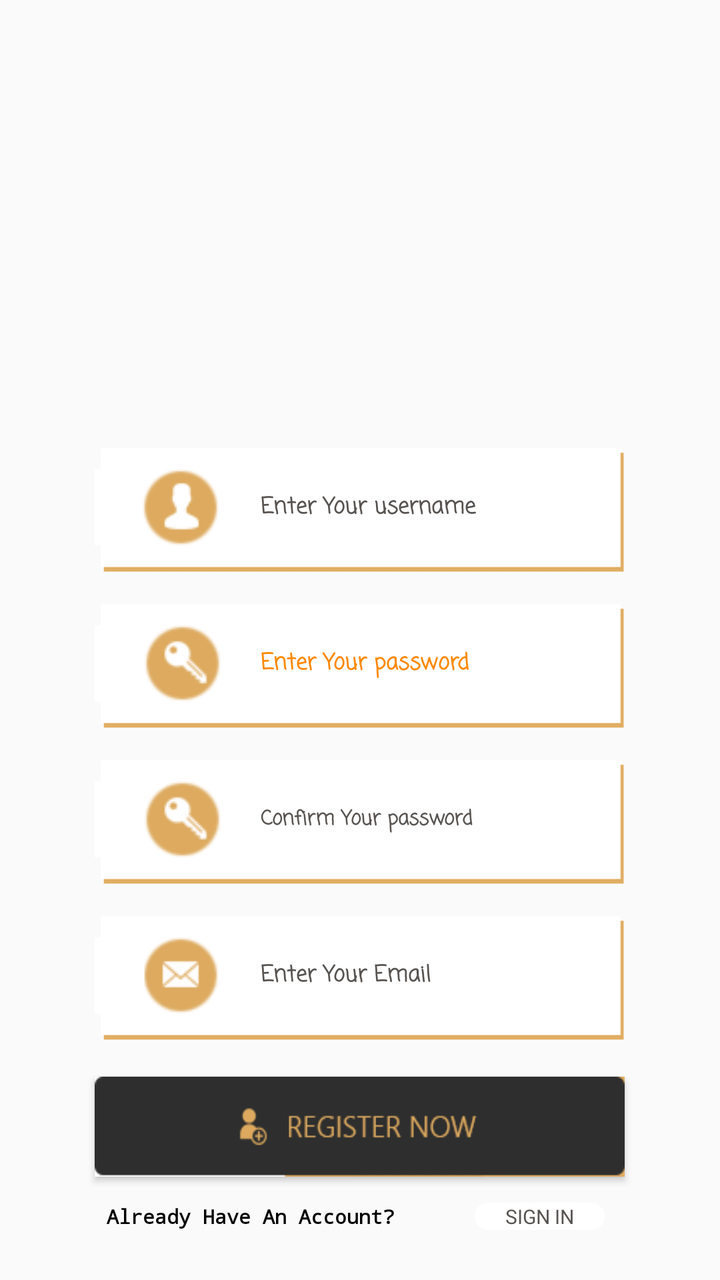
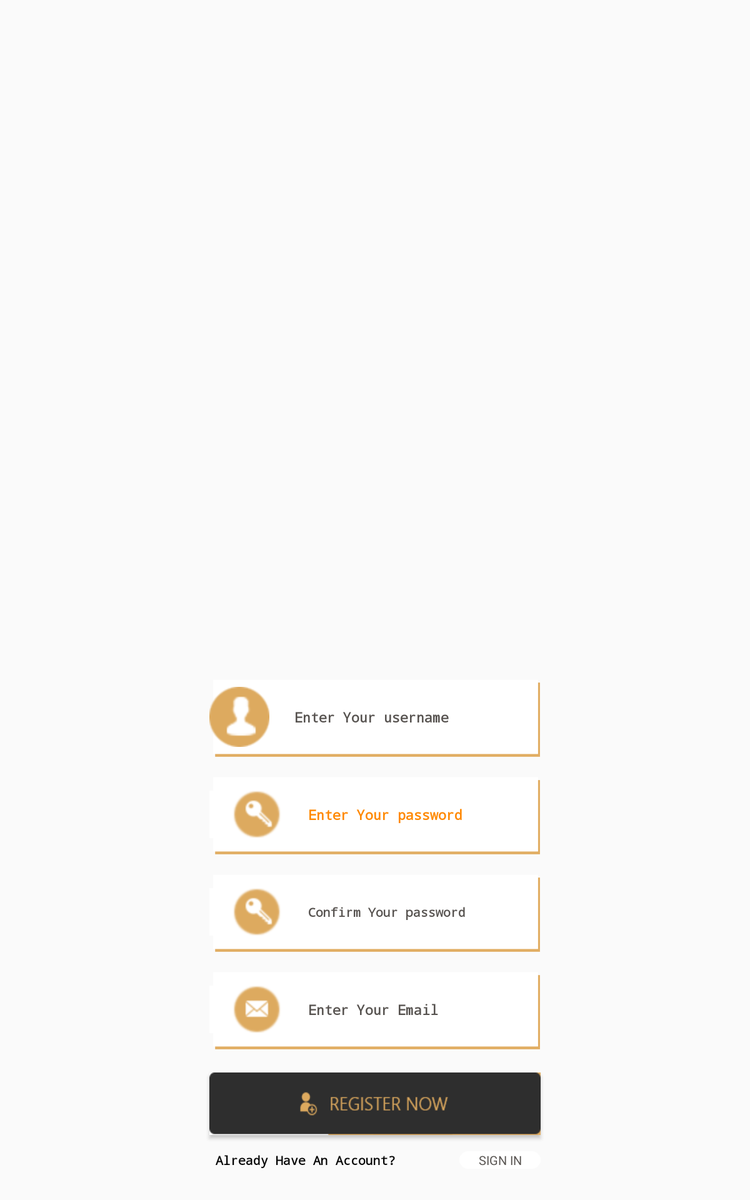

First picture: res/layout/ on a phone held upright. Second picture: the repository's own variant of that layout, on a device whose configuration matches the variant's folder. Source for both follows.
<!-- AndroidManifest.xml: application theme AppTheme -->
<!-- res/layout/activity_signup.xml -->
<?xml version="1.0" encoding="utf-8"?>
<RelativeLayout xmlns:android="http://schemas.android.com/apk/res/android"
    xmlns:tools="http://schemas.android.com/tools"
    android:id="@+id/activity_signup"
    android:layout_width="match_parent"
    android:layout_height="match_parent"
    tools:context="com.example.dell.furcatcher1.signup"

    android:background="@drawable/backgroundformedium">


    <TextView
        android:layout_height="wrap_content"
        android:inputType="text"
        android:ems="2"
        android:id="@+id/signupflag"
        android:text="Already Have An Account? "
        android:fontFamily="monospace"
        android:gravity="left|center"
        android:textColor="@android:color/black"
        android:textSize="10sp"
        android:textColorHint="@android:color/black"
        android:textStyle="bold"
        android:layout_marginBottom="25dp"
        android:layout_width="250dp"
        android:layout_alignParentBottom="true"
        android:layout_alignRight="@+id/ev"
        android:layout_alignEnd="@+id/ev"
        android:layout_alignLeft="@+id/email"
        android:layout_alignStart="@+id/email"
        android:paddingLeft="6dp" />

    <EditText
        android:layout_height="65dp"
        android:inputType="textEmailAddress"
        android:ems="10"
        android:id="@+id/email"
        android:drawableLeft="@drawable/email"
        android:drawablePadding="20dp"
        android:background="@drawable/bo"
        android:fontFamily="casual"
        android:gravity="left|center_vertical"
        android:textColor="@color/colorAccent"
        android:textSize="11sp"
        android:hint="Enter Your Email"
        android:textColorHint="@color/colorAccent"
        android:textStyle="bold"
        android:foreground="@drawable/shape2"
        android:layout_width="265dp"
        android:layout_marginBottom="18dp"
        android:layout_above="@+id/Register"
        android:layout_alignLeft="@+id/cPassword"
        android:layout_alignStart="@+id/cPassword" />

    <TextView
        android:layout_width="wrap_content"
        android:layout_height="wrap_content"
        android:id="@+id/cpv"
        android:background="@drawable/hello"
        android:layout_alignBaseline="@+id/cPassword"
        android:layout_alignBottom="@+id/cPassword"
        android:layout_alignLeft="@+id/uv"
        android:layout_alignStart="@+id/uv"
        android:alpha="0" />

    <EditText
        android:layout_height="65dp"
        android:inputType="textPassword"
        android:ems="10"
        android:id="@+id/passwordLogin"
        android:drawableLeft="@drawable/pass"
        android:drawablePadding="20dp"
        android:fontFamily="casual"
        android:background="@drawable/bo"
        android:foreground="@drawable/shape2"
        android:textColorHint="#ffff8800"
        android:hint="Enter Your password"
        android:textSize="11sp"
        android:textStyle="bold"
        android:textColor="#ffff8800"

        android:layout_width="265dp"
        android:layout_above="@+id/cPassword"
        android:layout_alignLeft="@+id/username"
        android:layout_alignStart="@+id/username"
        android:layout_marginBottom="13dp" />

    <Button
        android:id="@+id/Register"
        android:background="@drawable/bt"
        android:layout_width="265dp"
        android:layout_height="50dp"
        android:layout_marginBottom="13dp"
        android:layout_above="@+id/signupflag"
        android:layout_alignLeft="@+id/signupflag"
        android:layout_alignStart="@+id/signupflag" />

    <TextView
        android:layout_width="wrap_content"
        android:layout_height="wrap_content"
        android:id="@+id/ev"
        android:background="@drawable/hello"
        android:layout_alignBaseline="@+id/email"
        android:layout_alignBottom="@+id/email"
        android:layout_alignLeft="@+id/cpv"
        android:layout_alignStart="@+id/cpv"
        android:alpha="0" />

    <TextView
        android:layout_width="wrap_content"
        android:layout_height="wrap_content"
        android:id="@+id/pv"
        android:background="@drawable/hello"
        android:layout_alignBaseline="@+id/passwordLogin"
        android:layout_alignBottom="@+id/passwordLogin"
        android:layout_toRightOf="@+id/passwordLogin"
        android:layout_toEndOf="@+id/passwordLogin"
        android:layout_marginLeft="11dp"
        android:layout_marginStart="11dp"
        android:alpha="0" />

    <TextView
        android:layout_width="wrap_content"
        android:layout_height="wrap_content"
        android:id="@+id/uv"
        android:background="@drawable/hello"
        android:layout_alignBaseline="@+id/username"
        android:layout_alignBottom="@+id/username"
        android:layout_alignLeft="@+id/pv"
        android:layout_alignStart="@+id/pv"
        android:alpha="0" />

    <EditText
        android:inputType="textPersonName"
        android:ems="10"
        android:id="@+id/username"
        android:drawablePadding="20dp"
        android:background="@drawable/bo"
        android:fontFamily="casual"
        android:gravity="left|center_vertical"
        android:textColor="@color/colorAccent"
        android:textSize="11sp"
        android:hint="Enter Your username"
        android:textColorHint="@color/colorAccent"
        android:textStyle="bold"
        android:alpha="1"
        android:foreground="@drawable/shape2"
        android:layout_height="65dp"
        android:drawableLeft="@drawable/user"
        android:layout_width="265dp"
        android:layout_marginBottom="13dp"
        android:layout_above="@+id/passwordLogin"
        android:layout_alignLeft="@+id/cPassword"
        android:layout_alignStart="@+id/cPassword" />

    <TextView
        android:text="SIGN IN"
        android:layout_height="wrap_content"
        android:id="@+id/flag"
        android:textSize="10sp"
        android:background="@drawable/round"
        android:textColor="@color/colorAccent"
        android:gravity="center"
        android:layout_width="65dp"
        android:layout_alignBaseline="@+id/signupflag"
        android:layout_alignBottom="@+id/signupflag"
        android:layout_toLeftOf="@+id/pv"
        android:layout_toStartOf="@+id/pv"
        android:layout_marginRight="10dp"
        android:layout_marginEnd="10dp" />

    <EditText
        android:layout_height="65dp"
        android:inputType="textPassword"
        android:ems="10"
        android:id="@+id/cPassword"
        android:drawableLeft="@drawable/pass"
        android:drawablePadding="20dp"
        android:fontFamily="casual"
        android:gravity="left|center_vertical"
        android:background="@drawable/bo"
        android:foreground="@drawable/shape2"
        android:textColorHint="@color/colorAccent"
        android:hint="Confirm Your password"
        android:textSize="10sp"
        android:textStyle="bold"
        android:textColor="@color/colorAccent"
        android:layout_width="265dp"
        android:layout_marginBottom="13dp"
        android:layout_above="@+id/email"
        android:layout_centerHorizontal="true" />

</RelativeLayout>
<!-- resources referenced by this layout -->
<resources>
  <color name="colorAccent">#575350</color>
  <!-- drawable bo: png bitmap (drawable, 1454 bytes) -->
  <!-- drawable bt: png bitmap (drawable, 2701 bytes) -->
  <!-- drawable email: png bitmap (drawable, 1411 bytes) -->
  <!-- drawable hello: png bitmap (drawable, 328 bytes) -->
  <!-- drawable pass: png bitmap (drawable, 1582 bytes) -->
  <!-- drawable round (drawable) -->
  <?xml version="1.0" encoding="utf-8"?>
  <shape xmlns:android="http://schemas.android.com/apk/res/android">
      <solid android:color="#FFFFFF"/>
      <stroke android:width="3dip" android:color="#FFFFFF" />
      <corners android:radius="50dp"/>
      <padding android:left="0dip" android:top="0dip" android:right="0dip" android:bottom="0dip" />
  </shape>
  <!-- drawable shape2 (drawable) -->
  <?xml version="1.0" encoding="utf-8"?>
  <shape xmlns:android="http://schemas.android.com/apk/res/android"
      android:shape="rectangle">
      <gradient
          android:angle="90"
          android:startColor="#ffff8800"
          android:centerColor="@android:color/transparent"
          android:centerX="0.06" />
  </shape>
  <!-- drawable user: png bitmap (drawable, 1085 bytes) -->
  <style name="AppTheme" parent="Theme.AppCompat.Light">
          
          <item name="colorPrimary">@color/colorPrimary</item>
          <item name="colorPrimaryDark">@color/colorPrimaryDark</item>
          <item name="colorAccent">@color/colorAccent</item>
      </style>
  <color name="colorPrimary">#ab8848</color>
  <color name="colorPrimaryDark">#303F9F</color>
</resources>
<!-- res/layout-large/activity_signup.xml (the repository's variant of the layout above) -->
<!-- drawn on a 7-inch tablet held upright -->
<?xml version="1.0" encoding="utf-8"?>
<RelativeLayout xmlns:android="http://schemas.android.com/apk/res/android"
    xmlns:tools="http://schemas.android.com/tools"
    android:id="@+id/activity_signup"
    android:layout_width="match_parent"
    android:layout_height="match_parent"
    tools:context="com.example.dell.furcatcher1.signup"

    android:background="@drawable/backgroundforlarge">


    <TextView
        android:layout_height="wrap_content"
        android:inputType="text"
        android:ems="2"
        android:id="@+id/signupflag"
        android:text="Already Have An Account? "
        android:fontFamily="monospace"
        android:gravity="left|center"
        android:textColor="@android:color/black"
        android:textSize="10sp"
        android:textColorHint="@android:color/black"
        android:textStyle="bold"
        android:layout_marginBottom="25dp"
        android:layout_width="250dp"
        android:layout_alignParentBottom="true"
        android:layout_alignRight="@+id/ev"
        android:layout_alignEnd="@+id/ev"
        android:layout_alignLeft="@+id/email"
        android:layout_alignStart="@+id/email"
        android:paddingLeft="5dp" />

    <EditText
        android:layout_height="65dp"
        android:inputType="textEmailAddress"
        android:ems="10"
        android:id="@+id/email"
        android:drawableLeft="@drawable/kiko"
        android:drawablePadding="20dp"
        android:background="@drawable/bo"
        android:fontFamily="monospace"
        android:gravity="left|center_vertical"
        android:textColor="@color/colorAccent"
        android:textSize="11sp"
        android:hint="Enter Your Email"
        android:textColorHint="@color/colorAccent"
        android:textStyle="bold"
        android:foreground="@drawable/shape2"
        android:layout_width="265dp"
        android:layout_marginBottom="18dp"
        android:layout_above="@+id/Register"
        android:layout_alignLeft="@+id/cPassword"
        android:layout_alignStart="@+id/cPassword" />

    <TextView
        android:layout_width="wrap_content"
        android:layout_height="wrap_content"
        android:id="@+id/cpv"
        android:background="@drawable/hello"
        android:layout_alignBaseline="@+id/cPassword"
        android:layout_alignBottom="@+id/cPassword"
        android:layout_alignLeft="@+id/uv"
        android:layout_alignStart="@+id/uv"
        android:alpha="0" />

    <EditText
        android:layout_height="65dp"
        android:inputType="textPassword"
        android:ems="10"
        android:id="@+id/password"
        android:drawableLeft="@drawable/kikopass"
        android:drawablePadding="20dp"
        android:fontFamily="monospace"
        android:background="@drawable/bo"
        android:foreground="@drawable/shape2"
        android:textColorHint="#ffff8800"
        android:hint="Enter Your password"
        android:textSize="11sp"
        android:textStyle="bold"
        android:textColor="#ffff8800"

        android:layout_width="265dp"
        android:layout_above="@+id/cPassword"
        android:layout_alignLeft="@+id/username"
        android:layout_alignStart="@+id/username"
        android:layout_marginBottom="13dp" />

    <Button
        android:id="@+id/Register"
        android:background="@drawable/bt"
        android:layout_width="265dp"
        android:layout_height="50dp"
        android:layout_marginBottom="13dp"
        android:layout_above="@+id/signupflag"
        android:layout_alignLeft="@+id/signupflag"
        android:layout_alignStart="@+id/signupflag" />

    <TextView
        android:layout_width="wrap_content"
        android:layout_height="wrap_content"
        android:id="@+id/ev"
        android:background="@drawable/hello"
        android:layout_alignBaseline="@+id/email"
        android:layout_alignBottom="@+id/email"
        android:layout_alignLeft="@+id/cpv"
        android:layout_alignStart="@+id/cpv"
        android:alpha="0" />

    <EditText
        android:layout_height="65dp"
        android:inputType="textPassword"
        android:ems="10"
        android:id="@+id/cPassword"
        android:drawableLeft="@drawable/kikopass"
        android:drawablePadding="20dp"
        android:fontFamily="monospace"
        android:gravity="left|center_vertical"
        android:background="@drawable/bo"
        android:foreground="@drawable/shape2"
        android:textColorHint="@color/colorAccent"
        android:hint="Confirm Your password"
        android:textSize="10sp"
        android:textStyle="bold"
        android:textColor="@color/colorAccent"
        android:layout_width="265dp"
        android:layout_marginBottom="13dp"
        android:layout_above="@+id/email"
        android:layout_centerHorizontal="true" />

    <TextView
        android:layout_width="wrap_content"
        android:layout_height="wrap_content"
        android:id="@+id/pv"
        android:background="@drawable/hello"
        android:layout_alignBaseline="@+id/password"
        android:layout_alignBottom="@+id/password"
        android:layout_toRightOf="@+id/password"
        android:layout_toEndOf="@+id/password"
        android:layout_marginLeft="11dp"
        android:layout_marginStart="11dp"
        android:alpha="0" />

    <TextView
        android:layout_width="wrap_content"
        android:layout_height="wrap_content"
        android:id="@+id/uv"
        android:background="@drawable/hello"
        android:layout_alignBaseline="@+id/username"
        android:layout_alignBottom="@+id/username"
        android:layout_alignLeft="@+id/pv"
        android:layout_alignStart="@+id/pv"
        android:alpha="0" />

    <TextView
        android:text="SIGN IN"
        android:layout_height="wrap_content"
        android:id="@+id/flag"
        android:textSize="10sp"
        android:background="@drawable/round"
        android:textColor="@color/colorAccent"
        android:gravity="center"
        android:layout_alignBaseline="@+id/signupflag"
        android:layout_alignBottom="@+id/signupflag"
        android:layout_alignRight="@+id/Register"
        android:layout_alignEnd="@+id/Register"
        android:layout_width="65dp" />

    <EditText
        android:inputType="textPersonName"
        android:ems="10"
        android:id="@+id/username"
        android:drawablePadding="20dp"
        android:background="@drawable/bo"
        android:fontFamily="monospace"
        android:gravity="left|center_vertical"
        android:textColor="@color/colorAccent"
        android:textSize="11sp"
        android:hint="Enter Your username"
        android:textColorHint="@color/colorAccent"
        android:textStyle="bold"
        android:alpha="1"
        android:foreground="@drawable/shape2"
        android:layout_height="65dp"
        android:drawableLeft="@drawable/kikouser"
        android:layout_width="265dp"
        android:layout_marginBottom="13dp"
        android:layout_above="@+id/password"
        android:layout_alignLeft="@+id/cPassword"
        android:layout_alignStart="@+id/cPassword" />

</RelativeLayout>
<!-- resources referenced by the variant -->
<!-- as a 7-inch tablet held upright resolves them -->
<resources>
  <color name="colorAccent">#575350</color>
  <!-- drawable bo: png bitmap (drawable, 1454 bytes) -->
  <!-- drawable bt: png bitmap (drawable, 2701 bytes) -->
  <!-- drawable hello: png bitmap (drawable, 328 bytes) -->
  <!-- drawable kiko: png bitmap (drawable, 1073 bytes) -->
  <!-- drawable kikopass: png bitmap (drawable, 1592 bytes) -->
  <!-- drawable kikouser: png bitmap (drawable, 2453 bytes) -->
  <!-- drawable round (drawable) -->
  <?xml version="1.0" encoding="utf-8"?>
  <shape xmlns:android="http://schemas.android.com/apk/res/android">
      <solid android:color="#FFFFFF"/>
      <stroke android:width="3dip" android:color="#FFFFFF" />
      <corners android:radius="50dp"/>
      <padding android:left="0dip" android:top="0dip" android:right="0dip" android:bottom="0dip" />
  </shape>
  <!-- drawable shape2 (drawable) -->
  <?xml version="1.0" encoding="utf-8"?>
  <shape xmlns:android="http://schemas.android.com/apk/res/android"
      android:shape="rectangle">
      <gradient
          android:angle="90"
          android:startColor="#ffff8800"
          android:centerColor="@android:color/transparent"
          android:centerX="0.06" />
  </shape>
  <style name="AppTheme" parent="Theme.AppCompat.Light">
          
          <item name="colorPrimary">@color/colorPrimary</item>
          <item name="colorPrimaryDark">@color/colorPrimaryDark</item>
          <item name="colorAccent">@color/colorAccent</item>
      </style>
  <color name="colorPrimary">#ab8848</color>
  <color name="colorPrimaryDark">#303F9F</color>
</resources>
